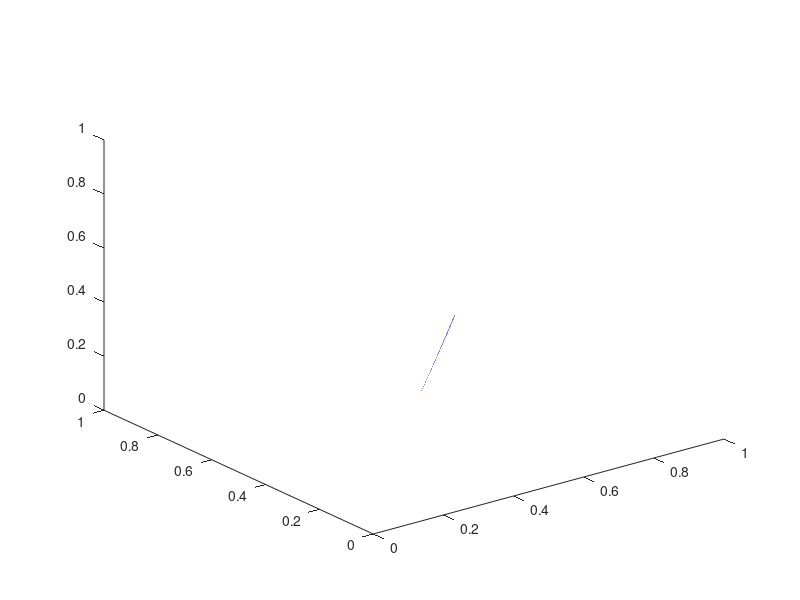

Write the MATLAB code that produced this figure.
clc
clear
%% Free procession with relaxation in rotating frame of reference
% Author: Imraj Singh 03/11/2020

% Given parameters

% Magnitisation aligned along y-axis initially taken from problem 2.4
M = [0, 1, 0]';

% Gyromagnetic ratio for proton in hydrogen
gamma = 2.68*10^8;

% Prescribe a static field strength B0 (T)
B0 = 3;

% Prescribe T1

T2 = 5;

T1 = T2 * 10;

% Calculate neccessary parameters

% Precession frequency
omega0 = 10;%B0*gamma;

% Define modelling parameters

t = 100;%*10^(-3);

% Duration and timestep of model

time = linspace(0,t,1000001);

Msoln = zeros(1000001,3);

Msoln(:,1) = exp(-time./T2);
Msoln(:,2) = exp(-time./T2);
Msoln(:,3) = M(3)*exp(-time./T1) + 1*(1-exp(-time./T1));

plot3(Msoln(:,1),Msoln(:,2),Msoln(:,3))




